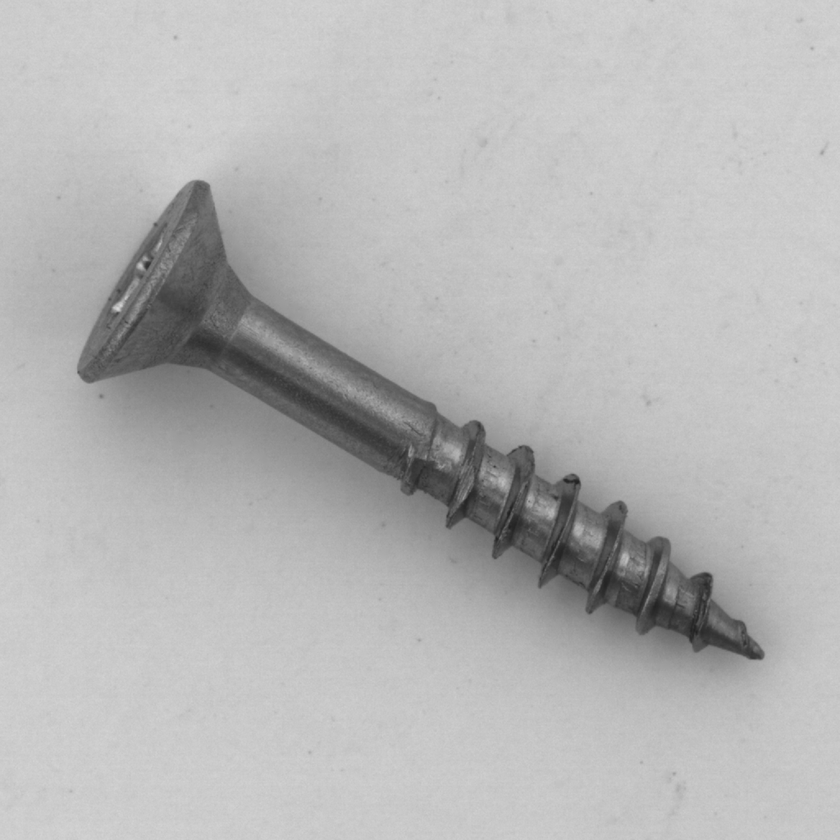
#> input picture imagens/009.png, 840 x 840 px, shrunk from 1024 x 1024 before the run; its folder holds only this picture in this run
$ python detectar_parafusos.py
#> lines starting #> are read from the running program, lines starting #| are printed output that depends on the picture; after the words box and inside, x2 and y2 are one past the last pixel; in counts of white or black regions, pixels touching at a corner belong together
import cv2
import os

# --- Criar pasta para resultados ---
os.makedirs("resultados", exist_ok=True)

# --- Pasta com as imagens ---
input_folder = "imagens"
output_folder = "resultados"

# --- Percorrer todas as imagens ---
for filename in os.listdir(input_folder):
    if not (filename.endswith(".png") or filename.endswith(".jpg") or filename.endswith(".jpeg")):
        continue

    img_path = os.path.join(input_folder, filename)
    img = cv2.imread(img_path)
#> img is the input picture: shape (840, 840, 3); min 32, max 214, mean 181.9

    if img is None:
        print(f"Erro ao ler {filename}. Pulando...")
        continue

    # --- Pré-processamento ---
    gray = cv2.cvtColor(img, cv2.COLOR_BGR2GRAY)
    blur = cv2.bilateralFilter(gray, 9, 75, 75)
    thresh = cv2.adaptiveThreshold(blur, 255, cv2.ADAPTIVE_THRESH_GAUSSIAN_C,
                                  cv2.THRESH_BINARY_INV, 11, 2)
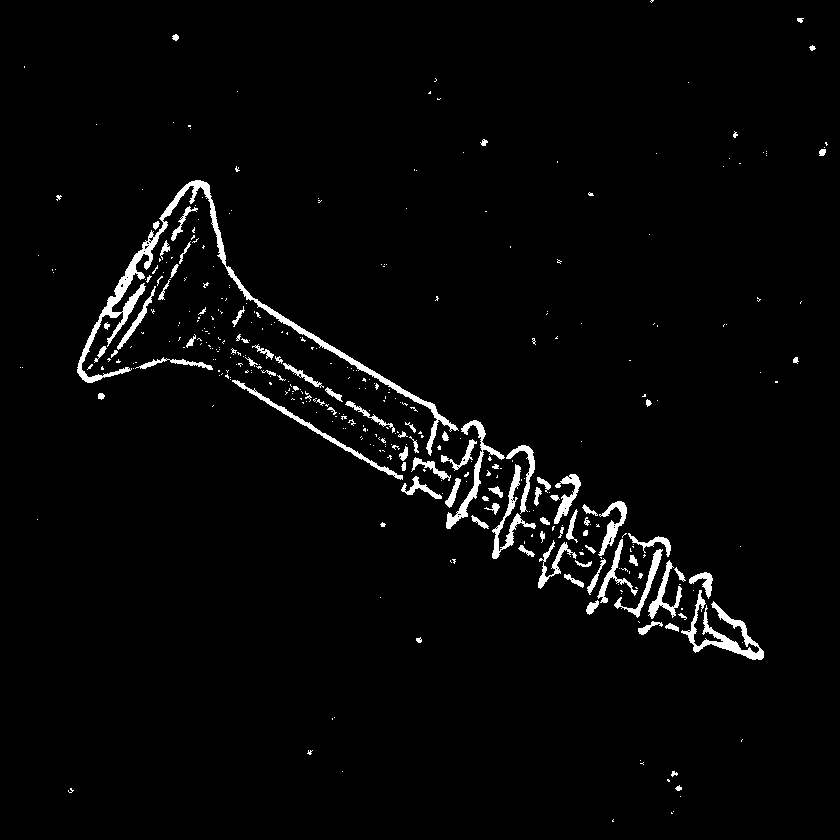
#> thresh: shape (840, 840); 2.7% white; 390 white regions (302 under 20 px), largest, box (x1, y1, x2, y2) and area: (77, 180, 459, 456) 4514, (681, 590, 764, 660) 1408, (446, 420, 505, 529) 910

    # --- Operações morfológicas ---
    kernel_ellipse = cv2.getStructuringElement(cv2.MORPH_ELLIPSE, (7,7))
    kernel_rect = cv2.getStructuringElement(cv2.MORPH_RECT, (5,5))

    mask = cv2.morphologyEx(thresh, cv2.MORPH_CLOSE, kernel_rect)
#> mask: shape (840, 840); 3.1% white; 176 white regions (128 under 20 px), largest, box (x1, y1, x2, y2) and area: (77, 180, 536, 559) 8924, (586, 533, 764, 660) 4473, (252, 344, 451, 481) 1195
    mask = cv2.dilate(mask, kernel_ellipse, iterations=2)
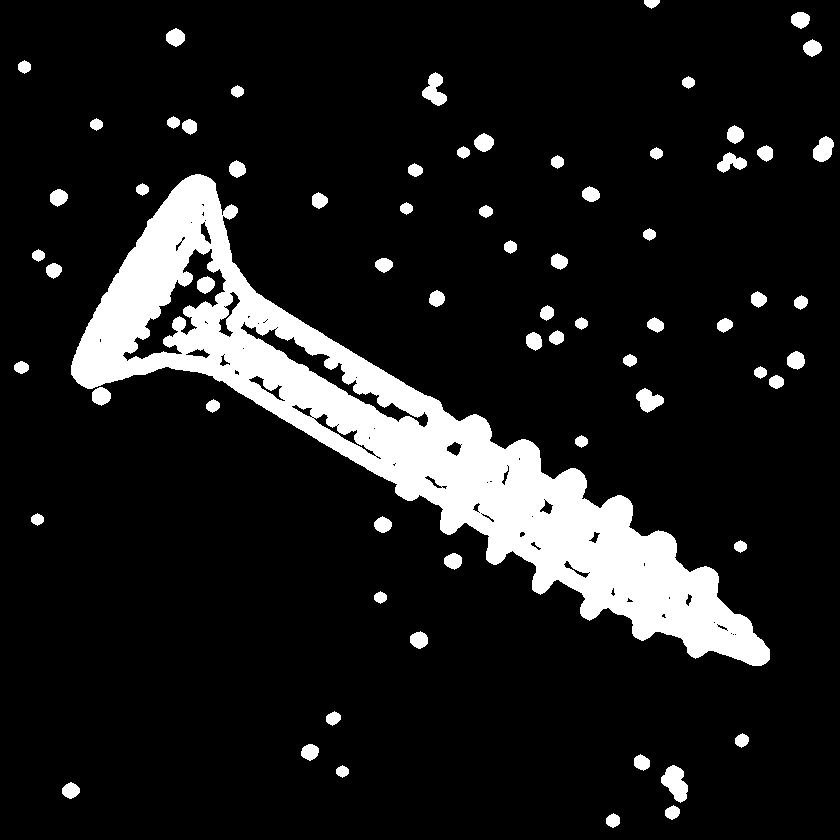
#> mask: shape (840, 840); 11.8% white; 68 white regions

    # Preencher buracos internos
    contours, hierarchy = cv2.findContours(mask, cv2.RETR_CCOMP, cv2.CHAIN_APPROX_SIMPLE)
#> contours = 141 contours, 49 with area under 20; largest, box (x1, y1, x2, y2) and area: (71, 174, 770, 666) 76911, (122, 248, 227, 362) 3584, (240, 321, 429, 428) 2465, (661, 765, 688, 803) 582, (422, 72, 447, 106) 430
    for i, cnt in enumerate(contours):
        if hierarchy[0][i][3] != -1:
            cv2.drawContours(mask, [cnt], 0, 255, -1)
#> this loop made 141 passes
#> cnt on passes 48, 49, 50, 51, 53, 54, 60: [[734, 634], [735, 633], [736, 634], [735, 635]], [[732, 634], [733, 633], [734, 634], [733, 635]], [[730, 633], [731, 632], [732, 633], [731, 634]], [[726, 630], [727, 629], [728, 630], [727, 631]], [[716, 624], [717, 623], [718, 624], [717, 625]], [[713, 622], [714, 621], [715, 622], [714, 623]], [[588, 572], [589, 571], [590, 572], [589, 573]]
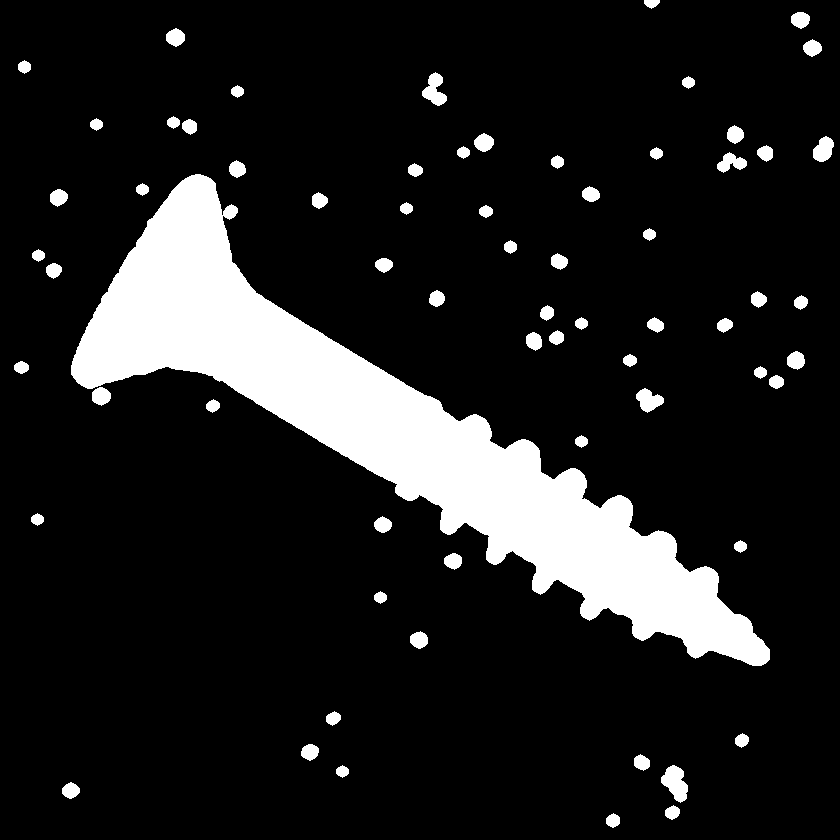
#> mask: shape (840, 840); 12.8% white; 67 white regions, largest, box (x1, y1, x2, y2) and area: (71, 174, 770, 666) 77861, (661, 765, 688, 803) 628, (422, 72, 447, 106) 475

    mask = cv2.erode(mask, kernel_ellipse, iterations=2)
#> mask: shape (840, 840); 9.4% white; 76 white regions (59 under 20 px), largest, box (x1, y1, x2, y2) and area: (77, 180, 764, 660) 65653, (667, 771, 682, 793) 121, (819, 142, 828, 156) 57
    mask = cv2.GaussianBlur(mask, (5,5), 0)
    _, mask = cv2.threshold(mask, 127, 255, cv2.THRESH_BINARY)
#> mask: shape (840, 840); 9.4% white; 36 white regions (23 under 20 px)

    # --- Isolar e recortar o parafuso ---
    isolado = cv2.bitwise_and(img, img, mask=mask)
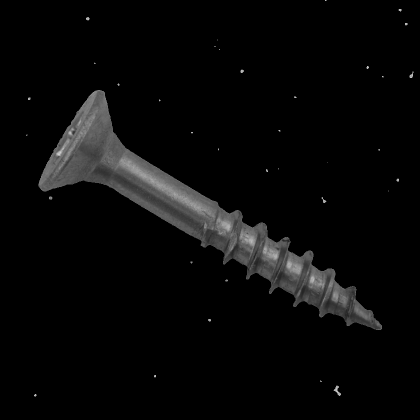
#> isolado: shape (840, 840, 3) (shown at 1/2 size); min 0, max 213, mean 8.8
    isolado_rgba = cv2.cvtColor(isolado, cv2.COLOR_BGR2RGBA)
    isolado_rgba[:, :, 3] = mask
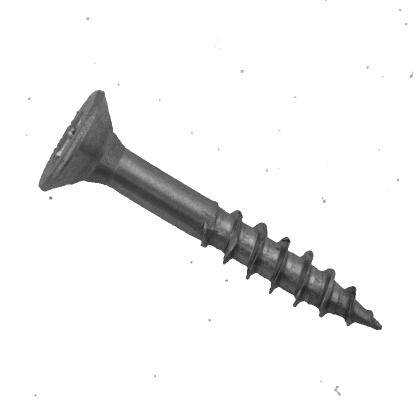
#> isolado_rgba: shape (840, 840, 4) (shown at 1/2 size); mean R, G, B, A 8.8, 8.8, 8.8, 24; transparent parts drawn white

    # Recortar a região do parafuso
    contours, _ = cv2.findContours(mask, cv2.RETR_EXTERNAL, cv2.CHAIN_APPROX_SIMPLE)
#> contours = 36 contours, 29 with area under 20; largest, box (x1, y1, x2, y2) and area: (77, 180, 764, 660) 64732, (667, 771, 682, 792) 94, (819, 143, 827, 156) 38, (643, 394, 653, 406) 30, (481, 139, 488, 146) 26, (172, 34, 179, 41) 26, (98, 393, 105, 399) 26
    if contours:
        c = max(contours, key=cv2.contourArea)
#> c = contour of 1070 points, box (x1, y1, x2, y2) (77, 180, 764, 660), area 64732
        x, y, w, h = cv2.boundingRect(c)
#> x = 77; y = 180; w = 687; h = 480

        # Recortar a versão com transparência
        parafuso_transparente = isolado_rgba[y:y+h, x:x+w]
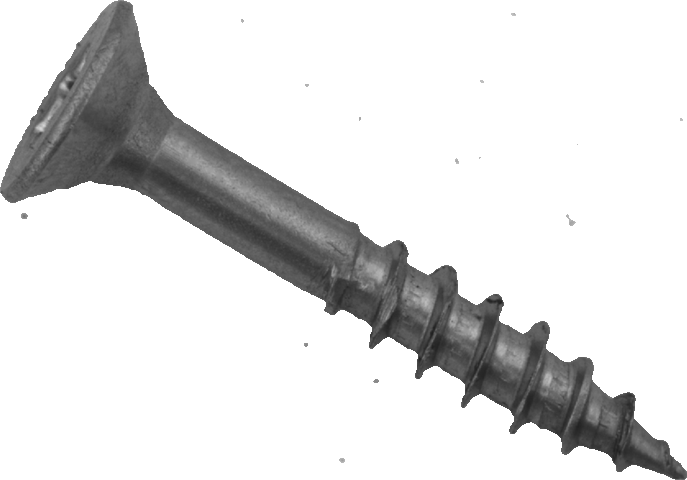
#> parafuso_transparente: shape (480, 687, 4); mean R, G, B, A 18.6, 18.6, 18.6, 50.9; transparent parts drawn white

        # Recortar a versão normal para referência
        parafuso_recortado = isolado[y:y+h, x:x+w]
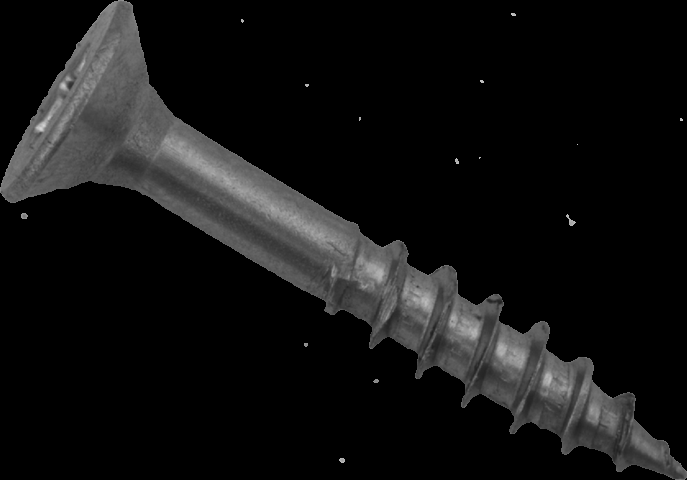
#> parafuso_recortado: shape (480, 687, 3); min 0, max 213, mean 18.6

        # --- Salvar as imagens essenciais ---
        base_name = os.path.splitext(filename)[0]

        # 1. Imagem recortada com fundo transparente
        cv2.imwrite(os.path.join(output_folder, f"{base_name}_transparente.png"), parafuso_transparente)

        # 2. Imagem recortada normal
        cv2.imwrite(os.path.join(output_folder, f"{base_name}_recortado.png"), parafuso_recortado)

        # 3. Máscara final
        cv2.imwrite(os.path.join(output_folder, f"{base_name}_mascara.png"), mask)

    print(f"Processado: {filename}")

print("Processamento concluído!")

$ run again, on imagens/015.png
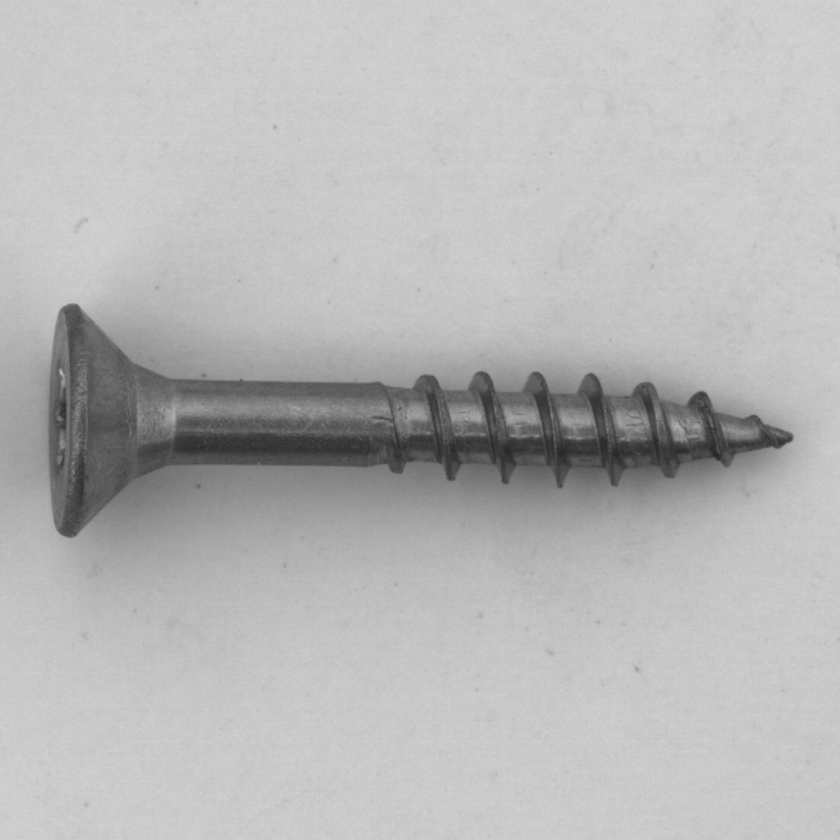
#> input picture imagens/015.png, 840 x 840 px, shrunk from 1024 x 1024 before the run
#> img is the input picture: shape (840, 840, 3); min 39, max 214, mean 183.2
#> thresh: shape (840, 840); 2.5% white; 392 white regions (278 under 20 px), largest, box (x1, y1, x2, y2) and area: (49, 304, 442, 538) 4474, (687, 391, 793, 458) 1553, (170, 459, 391, 467) 857
#> `contours, hierarchy = cv2.findContours(mask, cv2.RETR_CCOMP, cv2.CHAIN..`: contours = 101 contours, 34 with area under 20; largest, box (x1, y1, x2, y2) and area: (43, 298, 799, 544) 76522, (168, 395, 385, 419) 2932, (86, 427, 165, 510) 2130, (79, 335, 133, 400) 1192, (94, 394, 118, 426) 408
#> the loop `for i, cnt in enumerate(contours):` made 101 passes
#> cnt on passes 26, 30, 32, 37, 39, 41, 43, 47: [[62, 503], [63, 502], [64, 503], [63, 504]], [[532, 459], [533, 458], [534, 459], [533, 460]], [[278, 454], [279, 453], [280, 454], [279, 455]], [[333, 447], [334, 446], [335, 447], [334, 448]], [[229, 444], [230, 443], [231, 444], [230, 445]], [[678, 436], [679, 435], [680, 436], [679, 437]], [[404, 432], [405, 431], [406, 432], [405, 433]], [[406, 431], [407, 430], [408, 431], [407, 432]]
#> after the loop `for i, cnt in enumerate(contours):`:
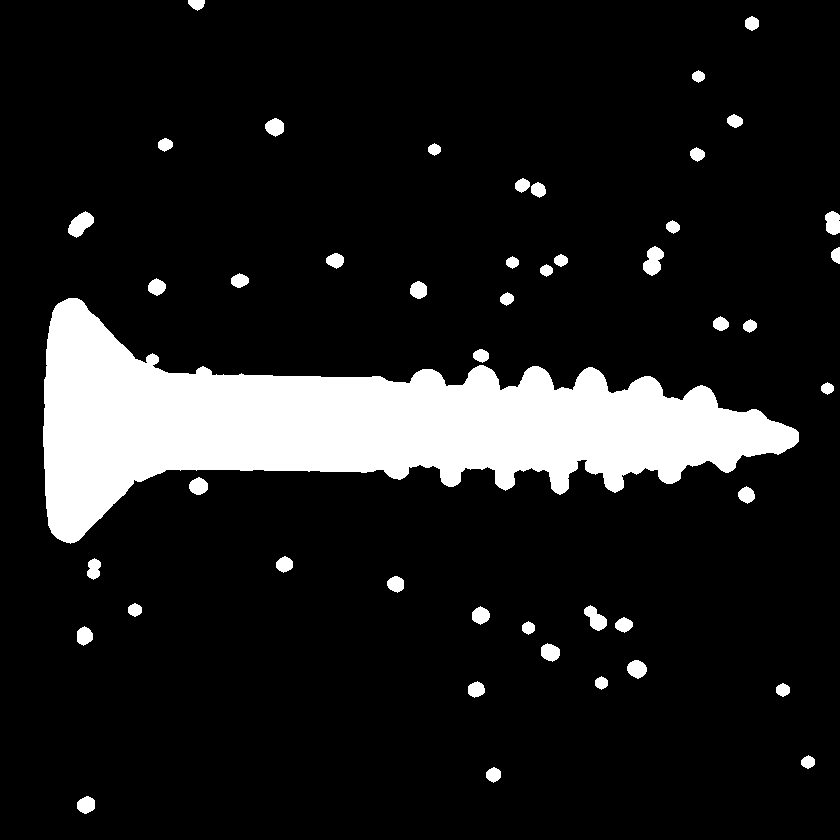
#> mask: shape (840, 840); 12.2% white; 47 white regions, largest, box (x1, y1, x2, y2) and area: (43, 298, 799, 544) 77527, (68, 211, 94, 238) 414, (643, 246, 664, 276) 410
#> `contours, _ = cv2.findContours(mask, cv2.RETR_EXTERNAL, cv2.CHAIN_APPR..`: contours = 28 contours, 22 with area under 20; largest, box (x1, y1, x2, y2) and area: (49, 304, 793, 537) 63921, (75, 218, 88, 231) 48, (634, 666, 640, 673) 26, (272, 124, 278, 130) 22, (547, 650, 554, 655) 21, (196, 483, 202, 489) 20
#> c = contour of 774 points, box (x1, y1, x2, y2) (49, 304, 793, 537), area 63921
#> x = 49; y = 304; w = 744; h = 233
#> `parafuso_recortado = isolado[y:y+h, x:x+w]`:
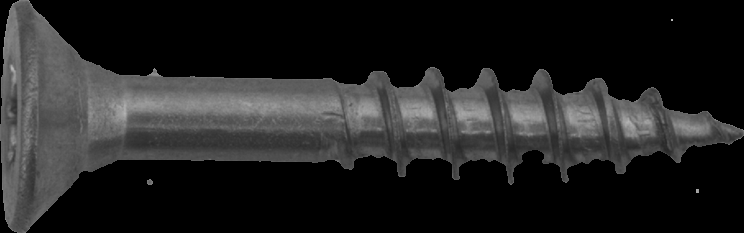
#> parafuso_recortado: shape (233, 744, 3); min 0, max 187, mean 34.5

$ run again, on imagens/028.png
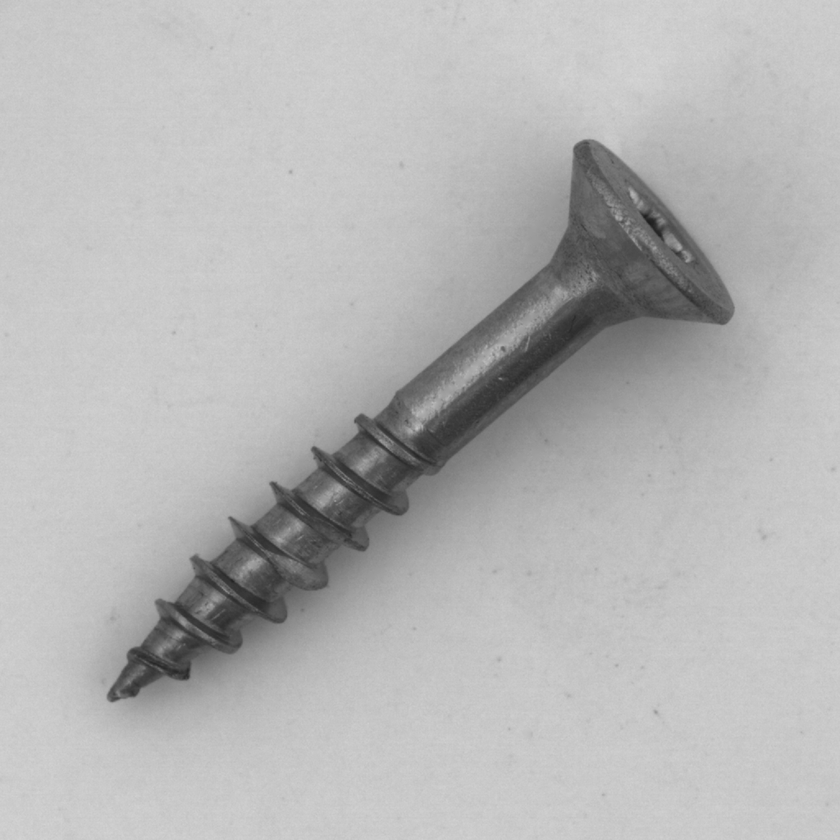
#> input picture imagens/028.png, 840 x 840 px, shrunk from 1024 x 1024 before the run
#> img is the input picture: shape (840, 840, 3); min 29, max 214, mean 181.5
#> thresh: shape (840, 840); 2.7% white; 403 white regions (314 under 20 px), largest, box (x1, y1, x2, y2) and area: (372, 140, 734, 474) 5040, (107, 614, 214, 702) 1931, (333, 414, 424, 501) 1038
#> `contours, hierarchy = cv2.findContours(mask, cv2.RETR_CCOMP, cv2.CHAIN..`: contours = 182 contours, 86 with area under 20; largest, box (x1, y1, x2, y2) and area: (95, 134, 740, 708) 77339, (600, 230, 649, 294) 1155, (500, 290, 568, 346) 829, (438, 347, 498, 399) 554, (578, 298, 630, 321) 487
#> the loop `for i, cnt in enumerate(contours):` made 182 passes
#> cnt on passes 50, 53, 54: [[137, 672], [138, 671], [139, 672], [138, 673]], [[175, 635], [176, 634], [177, 635], [176, 636]], [[174, 634], [175, 633], [176, 634], [175, 635]]
#> after the loop `for i, cnt in enumerate(contours):`:
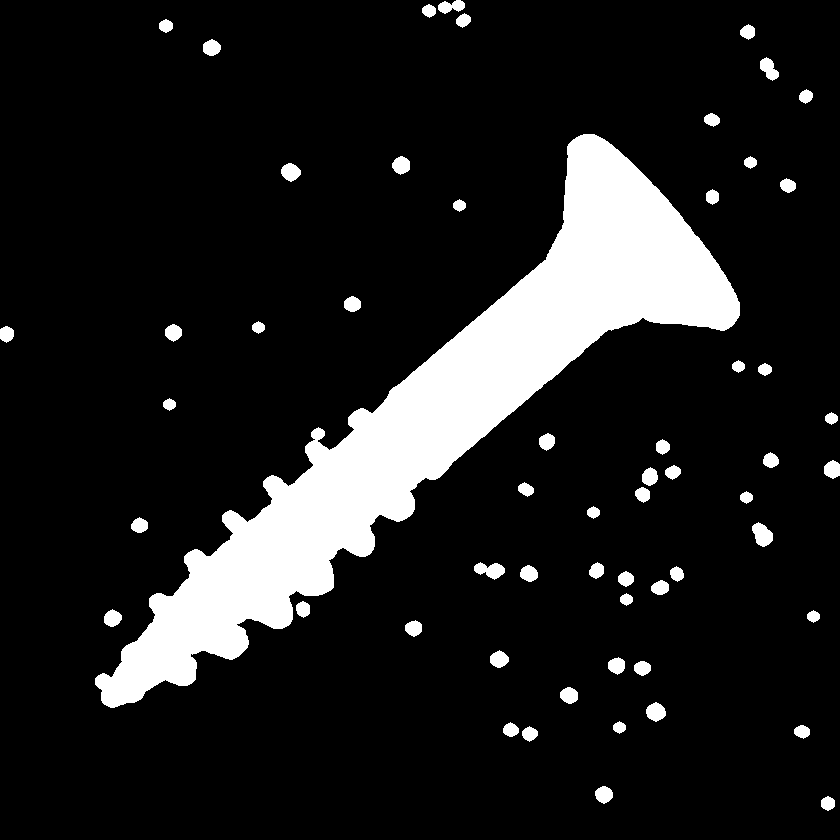
#> mask: shape (840, 840); 12.6% white; 58 white regions, largest, box (x1, y1, x2, y2) and area: (95, 134, 740, 708) 78276, (752, 522, 773, 547) 350, (474, 562, 505, 580) 339
#> `contours, _ = cv2.findContours(mask, cv2.RETR_EXTERNAL, cv2.CHAIN_APPR..`: contours = 34 contours, 29 with area under 20; largest, box (x1, y1, x2, y2) and area: (101, 140, 734, 702) 64862, (760, 530, 767, 541) 29, (653, 708, 659, 716) 28, (830, 466, 838, 473) 26, (288, 169, 294, 176) 24
#> c = contour of 826 points, box (x1, y1, x2, y2) (101, 140, 734, 702), area 64862
#> x = 101; y = 140; w = 633; h = 562
#> `parafuso_recortado = isolado[y:y+h, x:x+w]`:
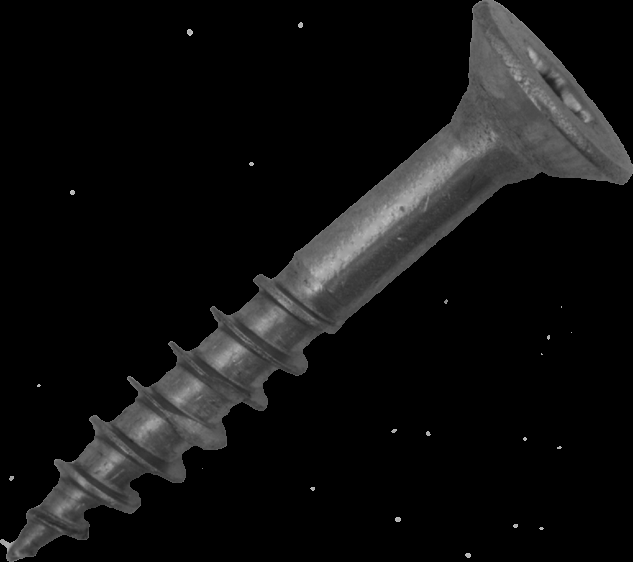
#> parafuso_recortado: shape (562, 633, 3); min 0, max 201, mean 17
